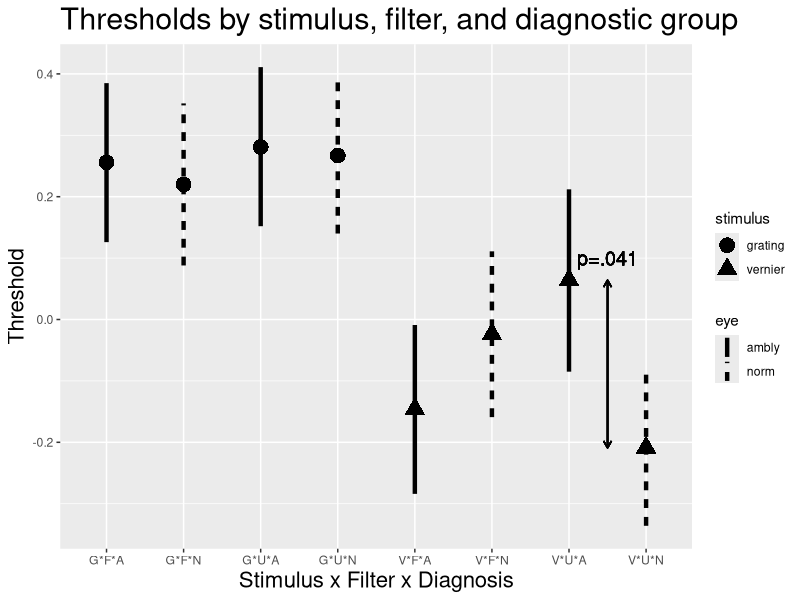

R code for this plot:
# Plots Figure 5 for weinstein manuscript to IOVS

fig5.df = read.csv("weinstein-neutral-density-three-way-2014-09-09.csv", header = TRUE)

library( ggplot2 )
library( grid ) # for arrow function

p = ggplot( data=fig5.df, mapping=aes( effect, threshold, stimulus, eye ) )

# See http://sape.inf.usi.ch/quick-reference/ggplot2/geom_linerange
p +  
  geom_linerange( data=fig5.df, mapping = aes( x=effect, ymin=ci.lower, ymax=ci.upper, linetype=eye ), size=1.5) +
  geom_point(mapping=aes( shape=stimulus ), size=5 ) +
  geom_text( aes( x=7.5, y=0.1, label="p=.041"), size=5 ) +
  geom_segment( data=fig5.df, aes( x=7.5, y=(threshold[7]+threshold[8])/2, xend=7.5, yend=threshold[7]), width=0.2, 
                arrow = arrow( length=unit(0.2,"cm")), show_guide=F ) +
  geom_segment(data = fig5.df, aes( x=7.5, y=(threshold[7]+threshold[8])/2, xend=7.5, yend=threshold[8], width=0.2 ),
               arrow=arrow(length=unit(0.2,"cm")), show_guide=F ) +
  xlab("Stimulus x Filter x Diagnosis") +
  ylab("Threshold") +
  ggtitle("Thresholds by stimulus, filter, and diagnostic group") +
  theme(plot.title=element_text(size=22)) +
  theme(axis.title.x=element_text(size=16) ) +
  theme(axis.title.y=element_text(size=16) )
